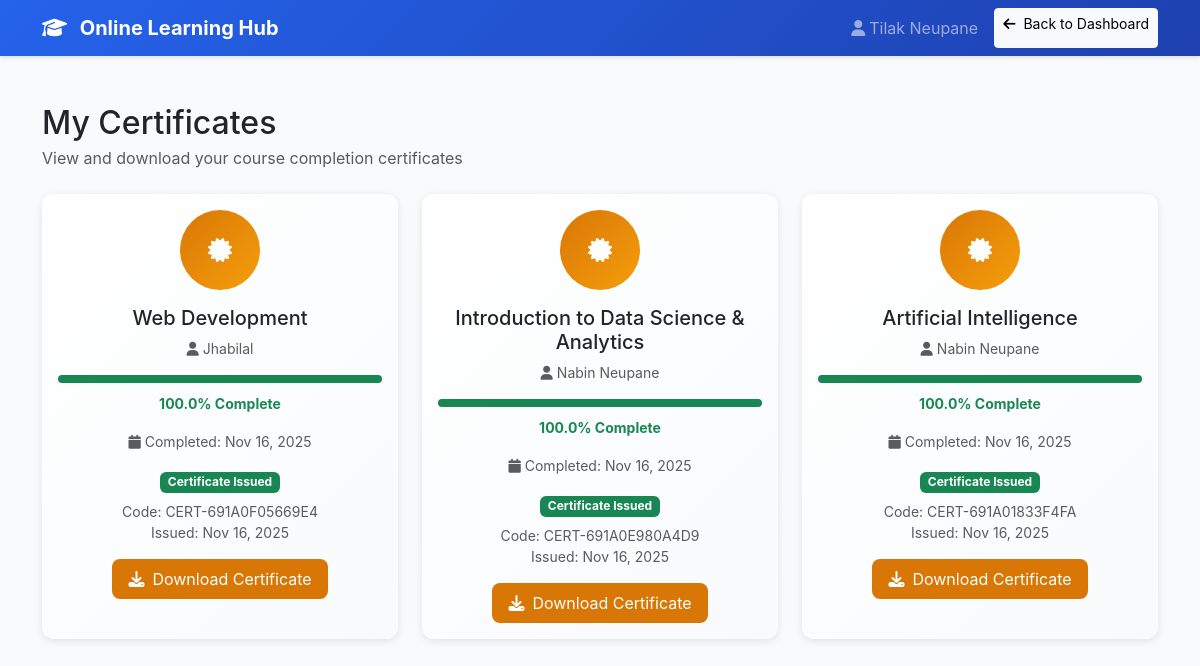
Page /Student/certificate.php (signed in) on the committed database.
### tables this page shows
CREATE TABLE `enrollments` (
  `enrollment_id` int(11) NOT NULL,
  `student_id` int(11) NOT NULL,
  `course_id` int(11) NOT NULL,
  `enrollment_date` timestamp NOT NULL DEFAULT current_timestamp(),
  `completion_date` timestamp NULL DEFAULT NULL,
  `progress_percentage` decimal(5,2) DEFAULT 0.00,
  `status` enum('active','completed','dropped') DEFAULT 'active'
);

CREATE TABLE `courses` (
  `course_id` int(11) NOT NULL,
  `instructor_id` int(11) NOT NULL,
  `category_id` int(11) DEFAULT NULL,
  `title` varchar(200) NOT NULL,
  `description` text DEFAULT NULL,
  `short_description` varchar(500) DEFAULT NULL,
  `thumbnail` varchar(255) DEFAULT NULL,
  `price` decimal(10,2) DEFAULT 0.00,
  `duration_hours` int(11) DEFAULT NULL,
  `difficulty_level` enum('beginner','intermediate','advanced') DEFAULT 'beginner',
  `status` enum('draft','published','archived') DEFAULT 'draft',
  `featured` tinyint(1) DEFAULT 0,
  `created_at` timestamp NOT NULL DEFAULT current_timestamp(),
  `updated_at` timestamp NOT NULL DEFAULT current_timestamp() ON UPDATE current_timestamp()
);

CREATE TABLE `instructor` (
  `instructor_id` int(11) NOT NULL,
  `name` varchar(100) NOT NULL,
  `email` varchar(150) NOT NULL,
  `password` varchar(255) NOT NULL,
  `phone` varchar(20) DEFAULT NULL,
  `bio` text DEFAULT NULL,
  `expertise` varchar(255) DEFAULT NULL,
  `profile_image` varchar(255) DEFAULT NULL,
  `status` enum('active','inactive','suspended') DEFAULT 'active',
  `created_at` timestamp NOT NULL DEFAULT current_timestamp(),
  `updated_at` timestamp NOT NULL DEFAULT current_timestamp() ON UPDATE current_timestamp()
);

CREATE TABLE `certificates` (
  `certificate_id` int(11) NOT NULL,
  `student_id` int(11) NOT NULL,
  `course_id` int(11) NOT NULL,
  `certificate_code` varchar(50) NOT NULL,
  `issued_at` timestamp NOT NULL DEFAULT current_timestamp(),
  `expires_at` timestamp NULL DEFAULT NULL,
  `status` enum('active','revoked') DEFAULT 'active'
);

### Student/certificate.php (the view, shortened to what this page needs)
<?php
$db = getDB();
$student_id = $_SESSION['user_id'];
$student_name = $_SESSION['name'];
$certificatesStmt = $db->prepare("
    SELECT
        c.course_id,
        c.title as course_title,
        c.description as course_description,
        i.name as instructor_name,
        e.completion_date,
        e.progress_percentage,
        cert.certificate_code,
        cert.issued_at,
        cert.status as cert_status
    FROM enrollments e
    INNER JOIN courses c ON e.course_id = c.course_id
    INNER JOIN instructor i ON c.instructor_id = i.instructor_id
    LEFT JOIN certificates cert ON e.student_id = cert.student_id AND e.course_id = cert.course_id
    WHERE e.student_id = ? AND (e.progress_percentage >= 100 OR e.status = 'completed')
    ORDER BY e.completion_date DESC
");
$certificatesStmt->bind_param("i", $student_id);
$certificatesStmt->execute();
$completedCourses = $certificatesStmt->get_result()->fetch_all(MYSQLI_ASSOC);
?>
<!DOCTYPE html>
<html lang="en">
<head>
    <link href="https://cdn.jsdelivr.net/npm/bootstrap@5.3.3/dist/css/bootstrap.min.css" rel="stylesheet">
    <link rel="stylesheet" href="https://cdnjs.cloudflare.com/ajax/libs/font-awesome/6.5.0/css/all.min.css">
</head>
<body>
    <nav class="navbar navbar-expand-lg navbar-dark">
        <div class="container">
            <a class="navbar-brand fw-bold" href="student_dashboard.php">
                <i class="fas fa-graduation-cap me-2"></i> Online Learning Hub
            </a>
            <div class="navbar-nav ms-auto">
                <span class="navbar-text me-3">
                    <i class="fas fa-user me-1"></i><?php echo htmlspecialchars($student_name); ?>
                </span>
                <a href="student_dashboard.php" class="btn btn-light btn-sm">
                    <i class="fas fa-arrow-left me-2"></i>Back to Dashboard
                </a>
            </div>
        </div>
    </nav>
    <div class="container my-5">
        <div class="row">
            <div class="col-12">
                <div class="d-flex justify-content-between align-items-center mb-4">
                    <div>
                        <h2 class="mb-1">My Certificates</h2>
                        <p class="text-muted mb-0">View and download your course completion certificates</p>
                    </div>
                </div>
                <?php if (empty($completedCourses)): ?>
                    <div class="text-center py-5">
                        <i class="fas fa-certificate fa-4x text-muted mb-3"></i>
                        <h4 class="text-muted">No Certificates Available</h4>
                        <p class="text-muted">Complete courses to earn certificates.</p>
                        <a href="../Courses/courses.php" class="btn btn-primary">
                            <i class="fas fa-search me-2"></i>Browse Courses
                        </a>
                    </div>
                <?php else: ?>
                    <div class="row">
                        <?php foreach ($completedCourses as $course): ?>
                            <div class="col-md-6 col-lg-4 mb-4">
                                <div class="card certificate-card h-100">
                                    <div class="card-body text-center">
                                        <div class="certificate-badge mx-auto mb-3">
                                            <i class="fas fa-certificate"></i>
                                        </div>
                                        <h5 class="card-title mb-2"><?php echo htmlspecialchars($course['course_title']); ?></h5>
                                        <p class="text-muted small mb-3">
                                            <i class="fas fa-user me-1"></i><?php echo htmlspecialchars($course['instructor_name']); ?>
                                        </p>
                                        <div class="mb-3">
                                            <div class="progress mb-2" style="height: 8px;">
                                                <div class="progress-bar bg-success" style="width: <?php echo $course['progress_percentage']; ?>%"></div>
                                            </div>
                                            <small class="text-success fw-bold"><?php echo number_format($course['progress_percentage'], 1); ?>% Complete</small>
                                        </div>
                                        <?php if ($course['completion_date']): ?>
                                            <p class="small text-muted mb-3">
                                                <i class="fas fa-calendar me-1"></i>Completed: <?php echo date('M d, Y', strtotime($course['completion_date'])); ?>
                                            </p>
                                        <?php endif; ?>
                                        <?php if ($course['certificate_code']): ?>
                                            <div class="mb-3">
                                                <span class="badge bg-success mb-2">Certificate Issued</span>
                                                <p class="small text-muted mb-0">Code: <?php echo htmlspecialchars($course['certificate_code']); ?></p>
                                                <p class="small text-muted">Issued: <?php echo date('M d, Y', strtotime($course['issued_at'])); ?></p>
                                            </div>
                                            <a href="download_certificate.php?code=<?php echo urlencode($course['certificate_code']); ?>"
                                               class="btn btn-certificate">
                                                <i class="fas fa-download me-2"></i>Download Certificate
                                            </a>
                                        <?php endif; ?>
                                    </div>
                                </div>
                            </div>
                        <?php endforeach; ?>
                    </div>
                <?php endif; ?>
            </div>
        </div>
    </div>
</body>
</html>

### Student/certificate.php (style rules this page uses)
:root { --primary-color: #2563eb; --secondary-color: #1e40af; --success-color: #059669; --warning-color: #d97706; }
body { font-family: 'Inter', sans-serif; background-color: #f8fafc; }
.navbar { background: linear-gradient(135deg, var(--primary-color) 0%, var(--secondary-color) 100%); box-shadow: 0 2px 4px rgba(0,0,0,0.1); }
.certificate-card { border: none; border-radius: 12px; box-shadow: 0 2px 8px rgba(0,0,0,0.1); transition: all 0.3s ease; background: linear-gradient(135deg, #fff 0%, #f8fafc 100%); }
.certificate-badge { width: 80px; height: 80px; border-radius: 50%; background: linear-gradient(135deg, var(--warning-color) 0%, #f59e0b 100%); display: flex; align-items: center; justify-content: center; color: white; font-size: 24px; }
.btn-certificate { background: var(--warning-color); border: none; color: white; border-radius: 8px; padding: 8px 16px; transition: all 0.3s ease; }

### rows in the picture
enrollments: course.title "Web Development", instructor.name "Jhabilal", progress_percentage "100.0", completion_date "Nov 16, 2025", certificates.certificate_code "CERT-691A0F05669E4", certificates.issued_at "Nov 16, 2025"
enrollments: course.title "Introduction to Data Science & Analytics", instructor.name "Nabin Neupane", progress_percentage "100.0", completion_date "Nov 16, 2025", certificates.certificate_code "CERT-691A0E980A4D9", certificates.issued_at "Nov 16, 2025"
enrollments: course.title "Artificial Intelligence", instructor.name "Nabin Neupane", progress_percentage "100.0", completion_date "Nov 16, 2025", certificates.certificate_code "CERT-691A01833F4FA", certificates.issued_at "Nov 16, 2025"

### other values in the picture
$student_name "Tilak Neupane"
